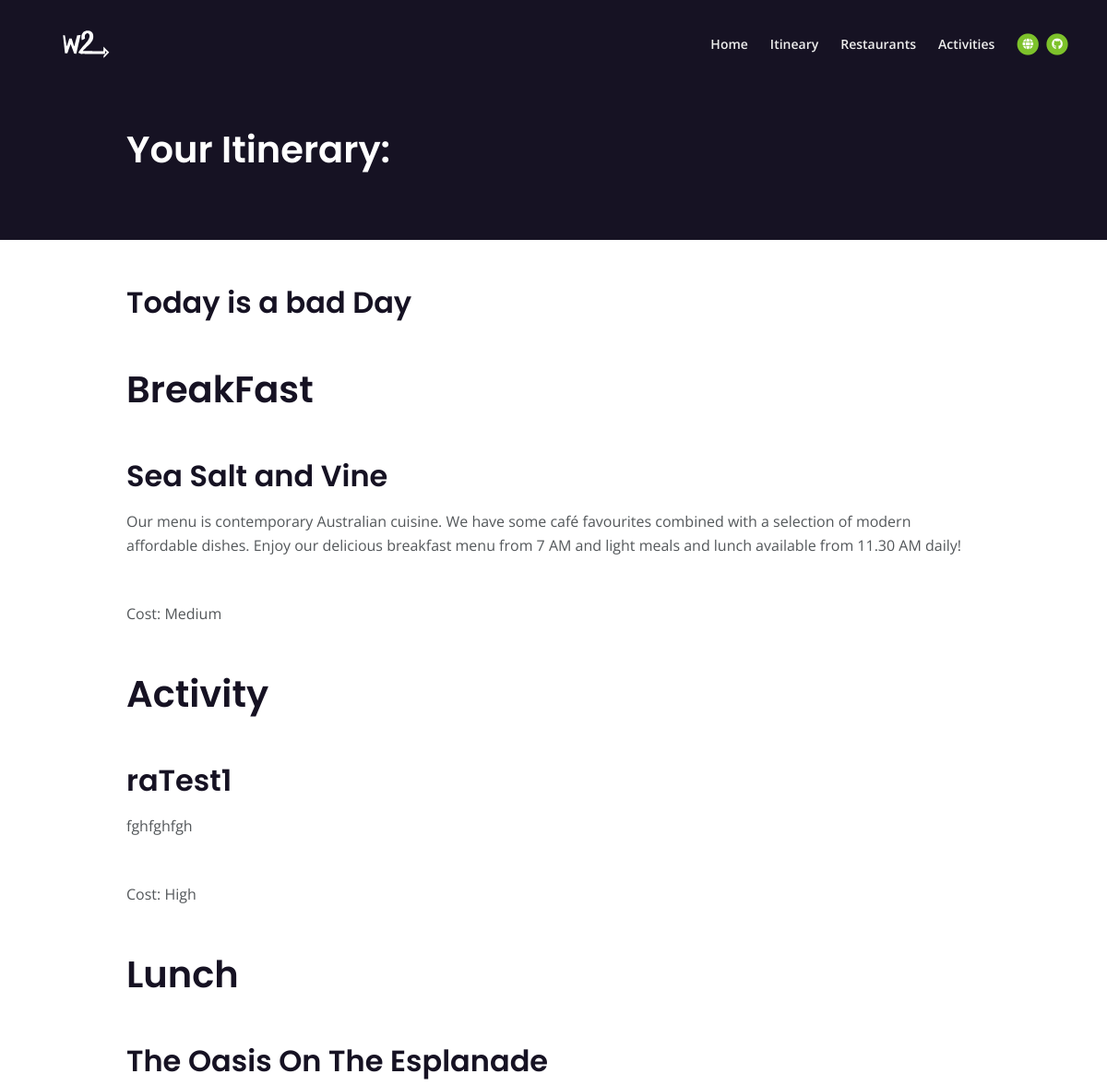
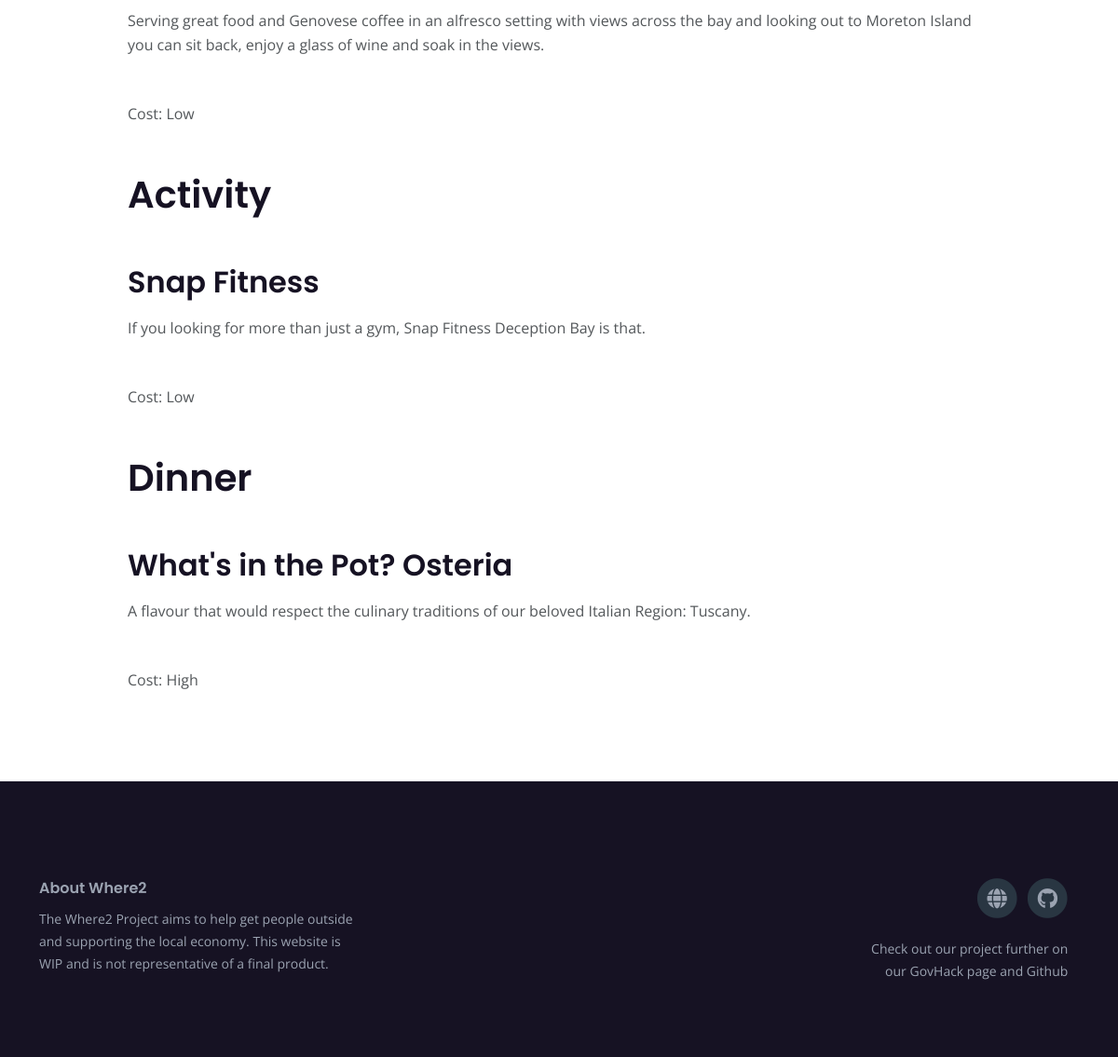
/itinerary_full/, run on the app's committed database (2 pictures, top to bottom).
### itinerary/models.py (models this page shows, shortened)
class Resturant(models.Model):
    genre = models.CharField(max_length=2, choices=genre_choices)
    title = models.CharField(max_length=64)
    address1 = models.CharField(
        "Address line 1",
        max_length=1024,
    )
    address2 = models.CharField(
        "Address line 2",
        max_length=1024,
    )
    zip_code = models.CharField(
        "ZIP / Postal code",
        max_length=12,
    )
    city = models.CharField(
        "City",
        max_length=1024,
    )
    description = models.TextField(max_length=1024)
    cost = models.CharField(max_length=2, choices=cost_choices)
    rating = models.FloatField()
    time_scene = models.CharField(max_length=2, choices=time_choices)

class Activity(models.Model):
    genre = models.CharField(max_length=2, choices=genre_choices)
    title = models.CharField(max_length=64)
    weather = models.CharField(max_length=2, choices=weather_choices)
    address1 = models.CharField(
        "Address line 1",
        max_length=1024,
    )
    address2 = models.CharField(
        "Address line 2",
        max_length=1024,
    )
    zip_code = models.CharField(
        "ZIP / Postal code",
        max_length=12,
    )
    city = models.CharField(
        "City",
        max_length=1024,
    )
    description = models.TextField(max_length=1024)
    cost = models.CharField(max_length=2, choices=cost_choices)

### itinerary/views.py (the view)
# urls.py: path('itinerary_full/', views.itinerary_full_view, name='itinerary_full'),
def itinerary_full_view(request):
    weather = get_weather.get_weather_data()
    itinerary_full.getItinerary()
    if weather == True:
        weather_statement = 'Today is a nice Day'
    else:
        weather_statement = 'Today is a bad Day'
    context = {
        'Itinerary': itinerary_full.itinerary,
        'Weather': weather_statement,
        }
    return render(request, 'itinerary/itinerary_page.html', context=context)

### itinerary/get_weather.py (called while the page is built)
def get_weather_data():
    try:
        with open('weather_records.txt', 'r') as f:
            weather = f.readlines()[-1]
            if 'False' in weather:
                weather = False
            else:
                weather = True
    except FileNotFoundError:
        weather = write_weather_data()
    return weather

### itinerary/weather_itinerary.py (called while the page is built)
    def getWhereToEat(self):
        resturant_choices = []
        if len(self.resturant_dict) == 1:
            new_choice = False
            while new_choice == False:
                choice = random.choice(self.resturant_dict['Dinner'])
                if choice not in self.previous_food:
                    resturant_choices.append(choice)
                    new_choice = True
        else:
            for dict in self.resturant_dict:
                new_choice = False
                key = list(dict.keys())[0]
                while new_choice == False:
                    choice = random.choice(list(dict[key]))
                    if choice not in self.previous_food:
                        resturant_choices.append(choice)
                        new_choice = True
        self.previous_food = resturant_choices
        return resturant_choices

    def getItinerary(self):
        weather = get_weather.get_weather_data()
        activity_1, activity_2 = self.getActivities(weather, True)
        resturant_choices = self.getWhereToEat()
        if len(resturant_choices) == 3:
            self.itinerary = [
                resturant_choices[0],
                activity_1,
                resturant_choices[1],
                activity_2,
                resturant_choices[2]]
        elif len(resturant_choices)	== 2:
            self.itinerary = [
                resturant_choices[0],
                activity_2,
                resturant_choices[1]]
        elif len(resturant_choices) == 1:
            self.itinerary = [resturant_choices[0]]

### itinerary/templates/itinerary/itinerary_page.html
{% extends 'itinerary/base.html' %}
{% load static %}
{% block content %}
    <header class="ex-header">
        <div class="container">
            <div class="row">
                <div class="col-xl-10 offset-xl-1">
                    <h1>Your Itinerary:</h1>
                </div>
            </div>
        </div>
    </header>
    <div class="ex-basic-1 pt-5 pb-5">
        <div class="container">
            <div class="row">
                <div class="col-xl-10 offset-xl-1">
                    <h2>{{Weather}}</h2>
                        {% for item in Itinerary %}
                            {% if item.genre == 'FO'%}
                                {% if item.time_scene == 'BR' %}
                                    <h1 class="mt-5 mb-3"> BreakFast </h1>
                                {% elif item.time_scene == "LU" %}
                                    <h1 class="mt-5 mb-3"> Lunch </h1>
                                {% elif item.time_scene == "DI" %}
                                    <h1 class="mt-5 mb-3"> Dinner </h1>
                                {% endif %}
                            {% elif item.genre == "AC" %}
                                <h1 class="mt-5 mb-3"> Activity </h1>
                            {% endif %}
                        <h2 class="mt-5 mb-3">{{ item.title }}</h2>
                        <p class="mb-5"> {{ item.description }} </p>
                        <p class="mb-5">Cost: {{ item.get_cost_display }} </p>
                        {% endfor%}
                </div>
            </div>
        </div>
    </div>
{% endblock %}

### itinerary/templates/itinerary/base.html (shortened to what this page needs)
{% load static %}
<!DOCTYPE html>
<html lang="en">
<head>
    <link href=" {% static 'css/bootstrap.min.css' %} " rel="stylesheet">
    <link href=" {% static 'css/fontawesome-all.min.css' %} " rel="stylesheet">
    <link href=" {% static 'css/swiper.css' %} " rel="stylesheet">
	<link href=" {% static 'css/styles.css' %} " rel="stylesheet">
</head>
<body>
    <nav id="navbar" class="navbar navbar-expand-lg fixed-top navbar-dark" aria-label="Main navigation">
        <div class="container">
            <a class="navbar-brand logo-image" href="{% url 'home' %}"><img src=" {% static 'images/logo.svg' %} "class="filter-white" alt="Where2 Logo"></a>
            <div class="navbar-collapse offcanvas-collapse" id="navbarsExampleDefault">
                <ul class="navbar-nav ms-auto navbar-nav-scroll">
                    <li class="nav-item">
                        <a class="nav-link" href=" {% url 'home' %} ">Home</a>
                    </li>
                    <li class="nav-item">
                        <a class="nav-link" href=" {% url 'itinerary_current' %} ">Itineary</a>
                    </li>
                    <li class="nav-item">
                        <a class="nav-link" href=" {% url 'resturants' %} ">Restaurants</a>
                    </li>
                    <li class="nav-item">
                        <a class="nav-link" href=" {% url 'activities' %} ">Activities</a>
                    </li>
                </ul>
                <span class="nav-item social-icons">
                    <span class="fa-stack">
                        <a href="https://hackerspace.govhack.org/projects/where2">
                            <i class="fas fa-circle fa-stack-2x"></i>
                            <i class="fas fa-globe fa-stack-1x"></i>
                        </a>
                    </span>
                    <span class="fa-stack">
                        <a href="https://github.com/Macbeagle/Where2">
                            <i class="fas fa-circle fa-stack-2x"></i>
                            <i class="fab fa-github fa-stack-1x"></i>
                        </a>
                    </span>
                </span>
            </div>
        </div>
    </nav>
{% block content %}
{% endblock %}
  <div class="footer">
    <div class="container">
        <div class="row">
            <div class="col-lg-12">
                <div class="footer-col first">
                    <h6>About Where2</h6>
                    <p class="p-small">The Where2 Project aims to help get people outside and supporting the local economy.
                        This website is WIP and is not representative of a final product.
                    </p>
                </div>
                <div class="footer-col third">
                    <span class="fa-stack">
                        <a href="https://hackerspace.govhack.org/projects/where2">
                            <i class="fas fa-circle fa-stack-2x"></i>
                            <i class="fas fa-globe fa-stack-1x"></i>
                        </a>
                    </span>
                    <span class="fa-stack">
                        <a href="https://github.com/Macbeagle/Where2">
                            <i class="fas fa-circle fa-stack-2x"></i>
                            <i class="fab fa-github fa-stack-1x"></i>
                        </a>
                    </span>
                    <p class="p-small">Check out our project further on our GovHack page and Github</p>
                </div>
            </div>
        </div>
    </div>
</div>
</body>
</html>

### static/css/styles.css (style rules this page uses)
body, html { width: 100%; height: 100%; }
body, p { color: #53575a; font: 400 1rem/1.625rem "Open Sans", sans-serif; }
h1 { color: #161223; font-weight: 600; font-size: 2.5rem; line-height: 3.25rem; font-family: "Poppins" }
h2 { color: #161223; font-weight: 600; font-size: 2rem; line-height: 2.5rem; font-family: "Poppins" }
h6 { color: #161223; font-weight: 600; font-size: 1rem; line-height: 1.375rem; font-family: "Poppins" }
.p-small { font-size: 0.875rem; line-height: 1.5rem; }
a { color: #53575a; text-decoration: underline; }
.navbar { background-color: #161223; font-weight: 600; font-size: 0.875rem; line-height: 0.875rem; box-shadow: 0 1px 6px 0 rgba(0, 0, 0, 0.025); }
.navbar .navbar-brand { padding-top: 0.25rem; padding-bottom: 0.25rem; }
.navbar .logo-image img { width: 100px; height: 32px; }
.offcanvas-collapse { position: fixed; top: 3.25rem; bottom: 0; left: 100%; width: 100%; padding-right: 1rem; padding-left: 1rem; overflow-y: auto; visibility: hidden; background-color: #161223; transition: visibility .3s ease-in-out, -webkit-transform .3s ease-in-out; transition: transform .3s ease-in-out, visibility .3s ease-in-out; transition: transform .3s ease-in-out, visibility .3s ease-in-out, -webkit-transform .3s ease-in-out; }
.navbar .navbar-nav { margin-top: 0.75rem; margin-bottom: 0.5rem; }
.navbar .nav-item .nav-link { padding-top: 0.625rem; padding-bottom: 0.625rem; color: #eeeeee; text-decoration: none; transition: all 0.2s ease; }
.navbar .fa-stack { width: 2em; margin-right: 0.25rem; font-size: 0.75rem; }
.navbar .fa-stack-2x { color: #7dc22b; transition: all 0.2s ease; }
.navbar .fa-stack-1x { color: #ffffff; transition: all 0.2s ease; }
.footer { padding-top: 6.5rem; padding-bottom: 2rem; background-color: #161223; }
.footer a { text-decoration: none; }
.footer .footer-col { margin-bottom: 3rem; }
.footer h6 { margin-bottom: 0.625rem; color: #9ba3b1; }
.footer p, .footer a, .footer ul { color: #9ba3b1; }
.footer .footer-col.third .fa-stack { width: 2em; margin-bottom: 1.25rem; margin-right: 0.375rem; font-size: 1.375rem; }
.footer .footer-col.third .fa-stack .fa-stack-2x { color: #293642; transition: all 0.2s ease; }
.footer .footer-col.third .fa-stack .fa-stack-1x { color: #9ba3b1; transition: all 0.2s ease; }
.ex-header { padding-top: 8.5rem; padding-bottom: 4rem; background-color: #161223; }
.ex-header h1 { color: #ffffff; }
@media (min-width: 992px) { .navbar { padding-top: 1.75rem; background-color: transparent; box-shadow: none; transition: all 0.2s; } }
@media (min-width: 992px) { .offcanvas-collapse { position: static; top: auto; bottom: auto; left: auto; width: auto; padding-right: 0; padding-left: 0; background-color: transparent; overflow-y: visible; visibility: visible; } }
@media (min-width: 992px) { .navbar .navbar-nav { margin-top: 0; margin-bottom: 0; } }
@media (min-width: 992px) { .navbar .nav-item .nav-link { padding-right: 0.75rem; padding-left: 0.75rem; } }
@media (min-width: 992px) { .navbar .social-icons { margin-left: 0.5rem; } }
@media (min-width: 992px) { .navbar .fa-stack { margin-right: 0; margin-left: 0.25rem; } }
@media (min-width: 992px) { .footer .footer-col { margin-bottom: 2rem; } }
@media (min-width: 992px) { .footer .footer-col.first { display: inline-block; width: 320px; margin-right: 1.75rem; vertical-align: top; } }
@media (min-width: 992px) { .footer .footer-col.third { display: inline-block; width: 224px; text-align: right; vertical-align: top; } }
@media (min-width: 992px) { .footer .footer-col.third .fa-stack { margin-right: 0; margin-left: 0.375rem; } }
@media (min-width: 1200px) { .container { max-width: 1140px; } }
@media (min-width: 1200px) { .footer .footer-col.first { width: 352px; margin-right: 6rem; } }
@media (min-width: 1200px) { .footer .footer-col.third { text-align: right; } }

### data on the page
Resturant: genre "BreakFast", title "Sea Salt and Vine", description "Our menu is contemporary Australian cuisine. We have some café favourites combined with a selection of modern affordable dishes. Enjoy our delicious breakfast menu from 7 AM and light meals and lunch available from 11.30 AM daily!", cost "Medium"
Activity: genre "Activity", title "raTest1", description "fghfghfgh", cost "High"
Resturant: genre "Lunch", title "The Oasis On The Esplanade", description "Serving great food and Genovese coffee in an alfresco setting with views across the bay and looking out to Moreton Island you can sit back, enjoy a glass of wine and soak in the views.", cost "Low"
Activity: genre "Activity", title "Snap Fitness", description "If you looking for more than just a gym, Snap Fitness Deception Bay is that.", cost "Low"
Resturant: genre "Dinner", title "What's in the Pot? Osteria", description "A flavour that would respect the culinary traditions of our beloved Italian Region: Tuscany.", cost "High"

### other printed values
{{ Weather }} "Today is a bad Day"
